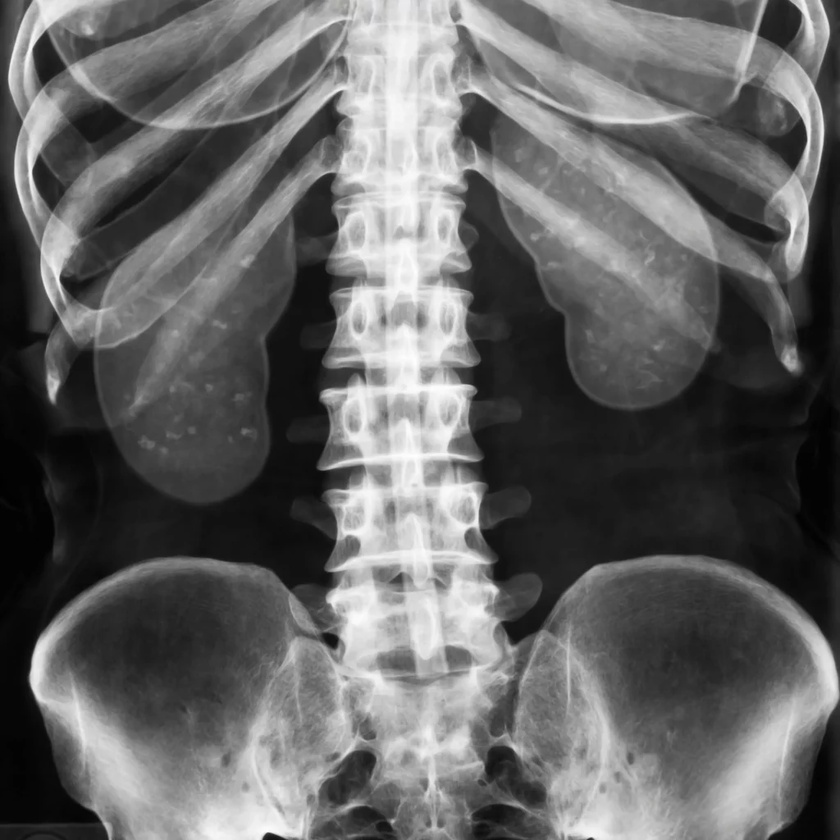
#> input picture data/input/4.jpg, 840 x 840 px, shrunk from 1024 x 1024 before the run
$ python main.py
#> lines starting #> are read from the running program, lines starting #| are printed output that depends on the picture
### src/ImageProcess.py
import numpy as np
import pywt

class ImageTransform:
    def __init__(self, image, wavelet='db2', level=3):
        """图像变换类，用于执行小波变换和频域分块传输处理

        Args:
            image: 输入的图像，二维数组
            wavelet: 使用的小波名称，默认是'db2'
            level: 小波变换的层数，默认是3
        """
        self.image = np.float32(image)
        self.wavelet = wavelet
        self.level = level
        self.coeffs = []
        self.LL = None      # 低频部分
        self.LH = None      # 水平高频部分
        self.HL = None      # 垂直高频部分
        self.HH = None      # 细节高频部分

    def wavelet_transform(self):
        """对图像进行多层小波变换，生成多层分解后的频域信息。

        Returns:
            coeffs: 变换后的频域矩阵， 大小为[level, block_size, block_size]
            block_size: 每个level中block_size的大小, 长度为level
        """
        current_image = self.image
        block_size = []
        for i in range(self.level):
            coeff = pywt.dwt2(current_image, self.wavelet)
            LL, (LH, HL, HH) = coeff
            block_size.append(LL.shape)
            self.coeffs.append((LL, LH, HL, HH))
            # 为下一层的小波变换做准备
            current_image = LL
        print(f"Wavelet transform complete. Levels: {self.level}")
        return self.coeffs, block_size

### src/Transmission.py
import os
from utils.util import encode_block, decode_block
import matplotlib.pyplot as plt
from matplotlib import rcParams

rcParams['font.family'] = 'SimHei'  # SimHei 是黑体，你也可以使用其他字体，如 Microsoft YaHei
rcParams['axes.unicode_minus'] = False  # 解决负号显示为方块的问题

class ProgressiveTransmission:
    def __init__(self, coeffs, level, bandwidth=16777216, quality = "dB"):
        """渐进传输类，支持编码与纠错

        Args:
            coeffs: 包含分块后的频域数据的列表 [(LL, LH, HL, HH), (LL, LH, HL, HH),...]
            level: 小波变换的层数
            bandwidth: 每次传输的最大数据量（字节），默认 16777216
            quality: 编码方式， dB 或者 rates
        """
        self.coeffs = coeffs
        self.level = level
        self.bandwidth = bandwidth
        self.transmission_queue = self._create_transmission_queue()
        self.efficiency_list = []
        self.quality = quality

    def _create_transmission_queue(self):
        """创建传输队列，按渐进式顺序（从最细节到低频）进行排序

        Returns:
            queue: 传输队列
        """
        queue = []

        # 逆序遍历各层的频域信息
        for level in range(self.level - 1, -1, -1):
            LL, LH, HL, HH = self.coeffs[level]
            # 每一层的细节优先传输（从最细节到低频）
            queue.append(('LL', level, LL))
            queue.append(('LH', level, LH))
            queue.append(('HL', level, HL))
            queue.append(('HH', level, HH))

        return queue

    def encode_frequency_data(self, data):
        """使用JPEG2000对频域数据进行编码

        Args:
            data: 频域数据

        Returns:
            compressed_data: 编码后的数据块
            block_min: 块中最小的元素
            block_max: 块中最大的元素
            original_size: 原始数据块的大小
            compressed_size: 编码后的数据块的大小
        """

        compressed_data, block_min, block_max = encode_block(data, self.quality)
        original_size = data.nbytes
        compressed_size = len(compressed_data)
        return compressed_data, block_min, block_max, original_size, compressed_size

    def transmit_next(self):
        """模拟传输频域数据块

        Raises:
            ValueError: 当数据块大小超过带宽时报错

        Returns:
            block_type: 数据块类型
            level: 数据块所在的层级
            compressed_data: 编码后的数据块
            block_min: 块中最小的元素
            block_max: 块中最大的元素
        """
        if not self.transmission_queue:
            print("All frequency domain data has been transmitted.")
            return None

        # 获取队列中的下一个数据块
        block_type, level, data = self.transmission_queue.pop(0)
        compressed_data, block_min, block_max, original_size, compressed_size = self.encode_frequency_data(data)
        block_size = len(compressed_data)

        efficiency = compressed_size / original_size
        self.efficiency_list.append(efficiency)

        if block_size > self.bandwidth:
            raise ValueError(f"Block size ({block_size} bytes) exceeds bandwidth ({self.bandwidth} bytes).")

        print(f"Transmitting {block_type} block from level {level}, original size: {data.shape}, "
              f"encoded size: {block_size} bytes, efficiency: {efficiency:.4f}.")
        return block_type, level, compressed_data, block_min, block_max

    def decode_received_data(self, encoded_data):
        """解码接收到的频域数据

        Args:
            encoded_data: (block_type, level, compressed_data, block_min, block_max)

        Returns:
            level: 数据块所在的层级
            block_type: 数据块类型
            restored_data: 解码后的频域数据
        """
        block_type, level, compressed_data, block_min, block_max = encoded_data
        restored_data = decode_block(compressed_data, block_min, block_max)
        return level, block_type, restored_data

    def plot_efficiency(self, encode_efficiency_dir):
        """绘制编码效率的折线图，并保存

        Args:
            encode_efficiency_dir: 保存编码效率图像的地址
        """
        if not self.efficiency_list:
            print("No efficiency data to plot.")
            return

        # 绘制编码效率的折线图
        plt.figure(figsize=(10, 6))
        plt.plot(self.efficiency_list, marker='o', linestyle='-', color='b', label="压缩率")
        plt.xlabel("传输块")
        plt.ylabel("压缩率")
        plt.title("压缩率")
        plt.grid(True)

        # 计算平均编码效率
        average_efficiency = sum(self.efficiency_list) / len(self.efficiency_list)
        plt.axhline(y=average_efficiency, color='r', linestyle='--', label=f"平均压缩率: {average_efficiency:.4f}")
        plt.legend()

        encode_efficiency_dir = os.path.join(encode_efficiency_dir, "coding_efficiency.jpg")
        # 保存图像
        plt.savefig(encode_efficiency_dir)
        plt.close()

### src/ImageReconstruction.py
import os
import numpy as np
import pywt
import matplotlib.pyplot as plt
from matplotlib import rcParams

rcParams['font.family'] = 'SimHei'  # SimHei 是黑体，你也可以使用其他字体，如 Microsoft YaHei
rcParams['axes.unicode_minus'] = False  # 解决负号显示为方块的问题
class ImageReconstruction:
    def __init__(self, origin_image, block_size, level = 3, wavelet="db2"):
        """图像重建类，逐步重建图像

        Args:
            origin_image: 原始图像
            block_size: 每个level中block_size的大小
            level: 小波变换的层数，默认是3
            wavelet: 使用的小波名称，默认是'db2'
        """

        self.origin_image = np.float32(origin_image)
        self.image_shape = origin_image.shape
        self.wavelet = wavelet
        self.level = level
        self.block_size = block_size
        #init coeffs to zero due to block_size
        self.coeffs = [np.zeros((4 * block_size[i][0], 4 * block_size[i][1])) for i in range(level)]
        self.figure = None
        self.ax = None
        self.mse_losses = []


    def add_received_block(self, level, block_type, block_data):
        """接收频域信息， 并更新显示

        Args:
            level: 小波变换的层数
            block_type: 频域的类型
            block_data: 频域数据
        """
        block_size = self.block_size[level][0]
        if block_type == "LL":
            row_start, row_end = 0, block_size
            col_start, col_end = 0, block_size
        elif block_type == "LH":
            row_start, row_end = 0, block_size
            col_start, col_end = block_size, 2 * block_size
        elif block_type == "HL":
            row_start, row_end = block_size, 2 * block_size
            col_start, col_end = 0, block_size
        elif block_type == "HH":
            row_start, row_end = block_size, 2 * block_size
            col_start, col_end = block_size, 2 * block_size

        self.coeffs[level][row_start:row_end, col_start:col_end] = block_data

        # 更新显示
        self._update_display()

    def _update_display(self):
        """更新显示当前阶段的图像重建结果
        """
        if self.figure is None or self.ax is None:
            # 初始化绘图窗口
            self.figure, self.ax = plt.subplots()
            plt.ion()  # 打开交互模式

        # 重建当前图像
        reconstructed_image = self.reconstruct_image()

        mse = self.calculate_mse(self.origin_image, reconstructed_image)
        self.mse_losses.append(mse)  # 保存 MSE 损失

        self.ax.clear()
        self.ax.imshow(reconstructed_image, cmap="gray")
        self.ax.set_title("Progressive Image Reconstruction")
        self.ax.axis("off")
        plt.draw()
        plt.pause(0.1)  # 控制更新速度

    def reconstruct_image(self):
        """使用小波逆变换从小波系数逐层重建图像，从最后一层开始，逐步恢复出原始图像

        Returns:
            reconstructed_image: 重建得到的图像
        """
        # 从最后一层开始逐步重建
        reconstructed_image = None

        for level_idx in reversed(range(self.level)):
            # 当前层的小波系数 (LL, LH, HL, HH)
            coeffs_level = self.coeffs[level_idx]

            # 切分各个方向的系数块
            LL = coeffs_level[0:self.block_size[level_idx][0], 0:self.block_size[level_idx][1]]
            LH = coeffs_level[0:self.block_size[level_idx][0], self.block_size[level_idx][1]:2*self.block_size[level_idx][1]]
            HL = coeffs_level[self.block_size[level_idx][0]:2*self.block_size[level_idx][0], 0:self.block_size[level_idx][1]]
            HH = coeffs_level[self.block_size[level_idx][0]:2*self.block_size[level_idx][0], self.block_size[level_idx][1]:2*self.block_size[level_idx][1]]

            # 合并成一个系数元组
            coeff_tuple = (LL, (LH, HL, HH))

            # 如果是最后一层，直接使用当前系数块重建图像
            if reconstructed_image is None:
                reconstructed_image = pywt.idwt2(coeff_tuple, wavelet=self.wavelet)
            else:
                # 否则，进行上采样并重建
                reconstructed_image = pywt.idwt2((reconstructed_image, coeff_tuple[1]), wavelet=self.wavelet)
            reconstructed_image = self.crop_to_expected(reconstructed_image, level_idx - 1)

        # 最终重建的图像已经恢复为原始尺寸
        return reconstructed_image

    def crop_to_expected(self, image, level):
        """当逆变换的尺寸与正变换不相同时候对逆变换的结果进行裁剪处理

        Args:
            image: 逆变换的结果
            level: 当前的小波变换的层级

        Returns:
            裁剪后的频域信息
        """
        if level == -1:
            return image
        else:
            return image[0:self.block_size[level][0], 0:self.block_size[level][1]]

    def calculate_mse(self, original_image, reconstructed_image):
        """计算原图与重建图像之间的均方误差(mse)损失

        Args:
            original_image: 原始图像
            reconstructed_image: 重建图像

        Returns:
            loss: 原图与重建图像之间的均方误差(mse)损失
        """
        return np.mean((original_image - reconstructed_image) ** 2)

    def plot_loss(self, mes_losses_dir):
        """绘制MSE损失的折线图, 并保存

        Args:
            mes_losses_dir: 折线图保存的文件夹目录
        """
        # 绘制损失曲线
        plt.figure(figsize=(10, 6))
        plt.plot(self.mse_losses, marker='o', linestyle='-', color='b', label="均方误差损失")
        plt.xlabel("图像重建步骤")
        plt.ylabel("均方误差损失")
        plt.title("图像重建过程中的均方误差损失")
        plt.grid(True)

        mes_losses_dir = os.path.join(mes_losses_dir, "loss_curve.png")
        plt.savefig(mes_losses_dir)
        plt.close()  # 关闭当前图像，避免图像累积

### utils/util.py
import numpy as np
import imageio
import tempfile

def encode_block(block, quality_mode="dB"):
    """使用 imageio 对数据块进行 JPEG2000 压缩。

    Args:
        block: 待压缩的数据块
        quality_mode: 压缩模式， 默认为"dB"

    Returns:
        compressed_data: 压缩后的数据块
        block_min: 块中最小的元素
        block_max: 块中最大的元素
    """
    block_min, block_max = block.min(), block.max()
    normalized_block = ((block - block_min) / (block_max - block_min) * 65535).astype(np.uint16)

    with tempfile.NamedTemporaryFile(suffix=".jp2", delete=False) as temp_file:
        imageio.imwrite(temp_file.name, normalized_block, format="JP2", quality_mode=quality_mode)
        with open(temp_file.name, "rb") as f:
            compressed_data = f.read()

    return compressed_data, block_min, block_max

def decode_block(compressed_data, block_min, block_max):
    """解压JPEG2000压缩数据,并还原为float32类型

    Args:
        compressed_data: 压缩数据
        block_min: 块中最小的元素
        block_max: 块中最大的元素

    Returns:
        restored_block: 解压后的数据块
    """
    with tempfile.NamedTemporaryFile(suffix=".jp2", delete=False) as temp_file:
        temp_file.write(compressed_data)
        temp_file.flush()
        decompressed_data = imageio.imread(temp_file.name, format="JP2")

    restored_block = decompressed_data.astype(np.float32) / 65535 * (block_max - block_min) + block_min
    return restored_block

### main.py
from src.ImageProcess import ImageTransform
from src.Transmission import ProgressiveTransmission
from src.ImageReconstruction import ImageReconstruction
import cv2
import argparse
import matplotlib.pyplot as plt

def parse_args():
    parser = argparse.ArgumentParser(description="parameter list of Progressive transmission system")
    parser.add_argument(
        "--result_dir",
        type=str,
        default="data/result",
        help="the address to save the encode efficiency image"
    )
    parser.add_argument(
        "--input_image",
        type=str,
        default="data/input/4.jpg",
        help="the address of input image"
    )
    parser.add_argument(
        "--wavelet",
        type=str,
        default="db6",
        help="the type of wavelet"
    )
    parser.add_argument(
        "--level",
        type=int,
        default=5,
        help="the level of wavelet"
    )
    parser.add_argument(
        "--quality",
        type=str,
        choices=["rates", "dB"],
        default="dB",
        help="the quality of encode, choose between 'rates' or 'dB'"
    )
    parser.add_argument(
        "--band_width",
        type=int,
        default=16777216,
        help="the size of block"
    )
    args = parser.parse_args()
    return args

if __name__ == '__main__':
    args = parse_args()
    # 读取图像
    image = cv2.imread(args.input_image, cv2.IMREAD_GRAYSCALE)
#> image: shape (840, 840); min 0, max 255, mean 100
    print(f"image shape: {image.shape}")
#| image shape: (840, 840)
    # 创建ImageTransform对象
    transformer = ImageTransform(image, args.wavelet, args.level)
    # 执行小波变换
    coeffs, block_size = transformer.wavelet_transform()
#> the loop in wavelet_transform, `for i in range(self.level):` made 5 passes
#> pass 1, in wavelet_transform, `LL, (LH, HL, HH) = coeff`:
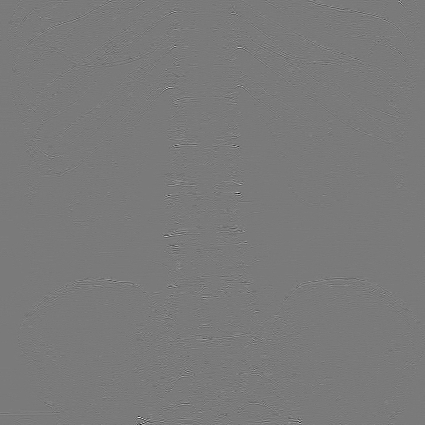
#> LH: shape (425, 425) float32; min -49.08, max 52.99, mean 0; drawn with min black and max white
#> after the loop in wavelet_transform, `for i in range(self.level):`:
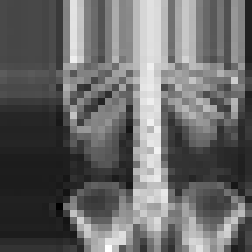
#> current_image: shape (36, 36) float32 (shown 7 times larger); min -926.9, max 8136.7, mean 2787.4; drawn with min black and max white
#> after the loop in wavelet_transform, `for i in range(self.level):`: block_size = [(425, 425), (218, 218), (114, 114), (62, 62), (36, 36)]; self.coeffs = 5 items
#> coeffs = 5 items

    transmission = ProgressiveTransmission(coeffs, args.level, args.band_width, args.quality)
#> the loop in _create_transmission_queue, `for level in range(self.level - 1, -1, -1):` made 5 passes
#> pass 2, in _create_transmission_queue, `LL, LH, HL, HH = self.coeffs[level]`:
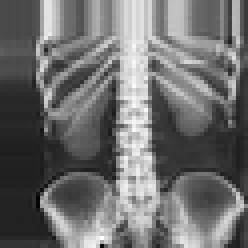
#> LL: shape (62, 62) float32 (shown 4 times larger); min -548.4, max 4144, mean 1487.1; drawn with min black and max white
#> after the loop in _create_transmission_queue, `for level in range(self.level - 1, -1, -1):`: queue = 20 items
    reconstruction = ImageReconstruction(image, block_size, args.level, args.wavelet)
#> in __init__, `self.block_size = block_size`: self.block_size has the same summary as block_size in wavelet_transform

    while True:
        encoded_block = transmission.transmit_next()
#> in transmit_next, `block_type, level, data = self.transmission_queue.pop(0)`: block_type = 'LL'; level = 4
#> in encode_block, `block_min, block_max = block.min(), block.max()`: block_min = -926.9; block_max = 8136.7
#> in encode_frequency_data, `compressed_data, block_min, block_max = encode_block(data, self.quality)`: block_min = -926.9; block_max = 8136.7
#> in encode_frequency_data, `original_size = data.nbytes`: original_size = 5184
#> in encode_frequency_data, `compressed_size = len(compressed_data)`: compressed_size = 2581
#> in transmit_next, `compressed_data, block_min, block_max, original_size, compressed_size ..`: block_min = -926.9; block_max = 8136.7; original_size = 5184; compressed_size = 2581
#> in transmit_next, `efficiency = compressed_size / original_size`: efficiency = 0.498
#| Transmitting LL block from level 4, original size: (36, 36), encoded size: 2581 bytes, efficiency: 0.4979.
#> encoded_block = 5 items
        if encoded_block is None:
            break
        level, block_type, restored_data = transmission.decode_received_data(encoded_block)
#> in decode_received_data, `block_type, level, compressed_data, block_min, block_max = encoded_data`: block_type = 'LL'; level = 4; block_min = -926.9; block_max = 8136.7
#> level = 4; block_type = 'LL'
        reconstruction.add_received_block(level, block_type, restored_data)
#> in add_received_block, `block_size = self.block_size[level][0]`: block_size = 36
#> in add_received_block, `row_start, row_end = 0, block_size`: row_start = 0; row_end = 36
#> in add_received_block, `col_start, col_end = 0, block_size`: col_start = 0; col_end = 36
#> the loop in reconstruct_image, `for level_idx in reversed(range(self.level)):` made 5 passes
#> pass 1, in reconstruct_image, `coeffs_level = self.coeffs[level_idx]`:
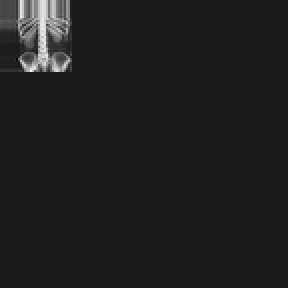
#> coeffs_level: shape (144, 144) float64 (shown 2 times larger); min -926.9, max 8136.7, mean 174.2; drawn with min black and max white
#> after the loop in reconstruct_image, `for level_idx in reversed(range(self.level)):`:
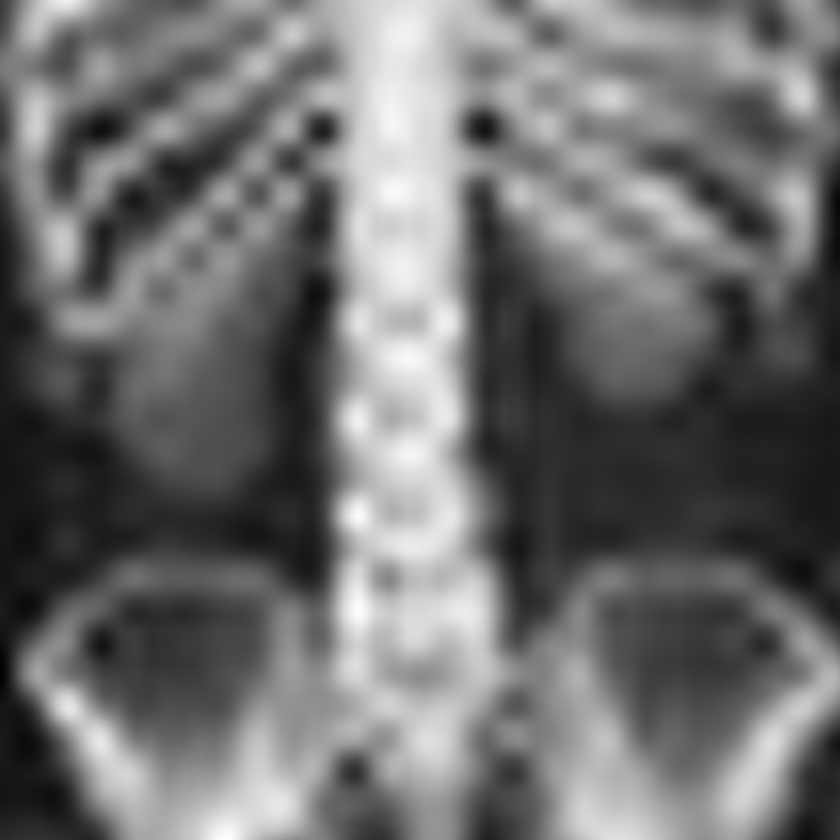
#> reconstructed_image: shape (840, 840) float64; min -19.06, max 253.1, mean 100; drawn with min black and max white
#> in _update_display, `mse = self.calculate_mse(self.origin_image, reconstructed_image)`: mse = 510.8
    plt.pause(2)
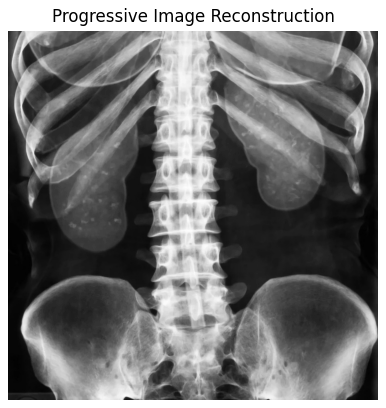
#> figure drawn by matplotlib, 1 panel

    transmission.plot_efficiency(args.result_dir)
#> in plot_efficiency, `average_efficiency = sum(self.efficiency_list) / len(self.efficiency_l..`: average_efficiency = 0.433
    reconstruction.plot_loss(args.result_dir)
#> in plot_loss, `plt.savefig(mes_losses_dir)`:
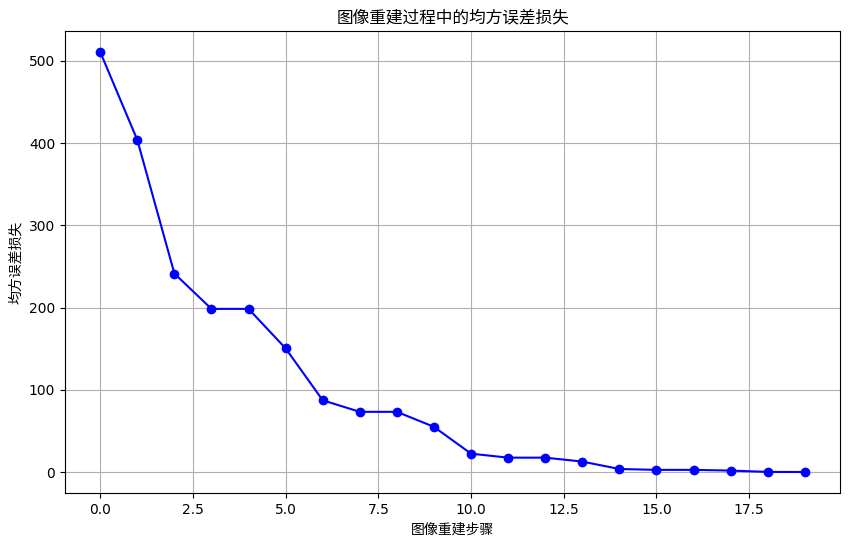
#> figure drawn by matplotlib, 1 panel; curve peaks at x = 0, y = 510.8
